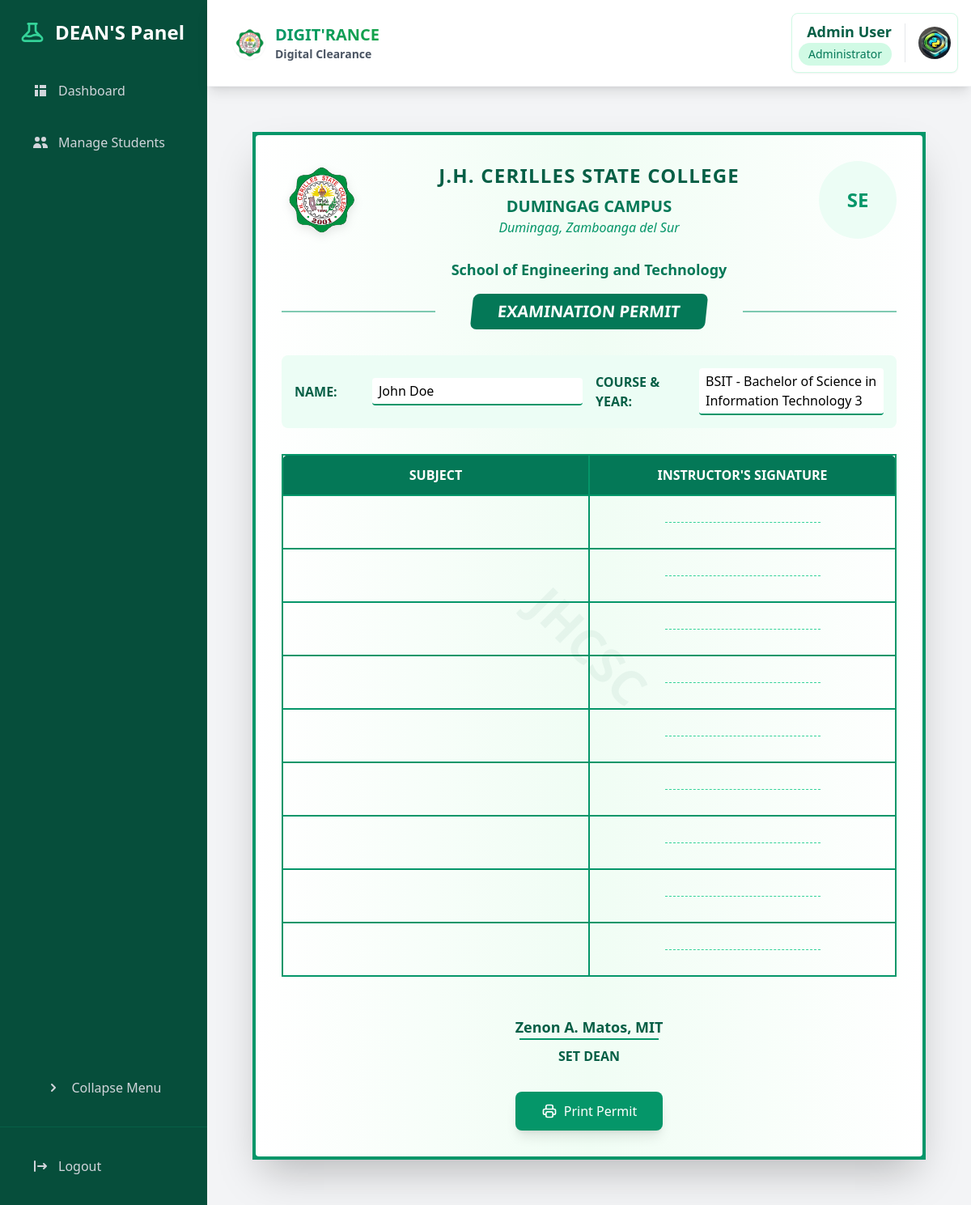
The page /program-chair/print-permit/1/ (signed in) on the database as committed earlier.
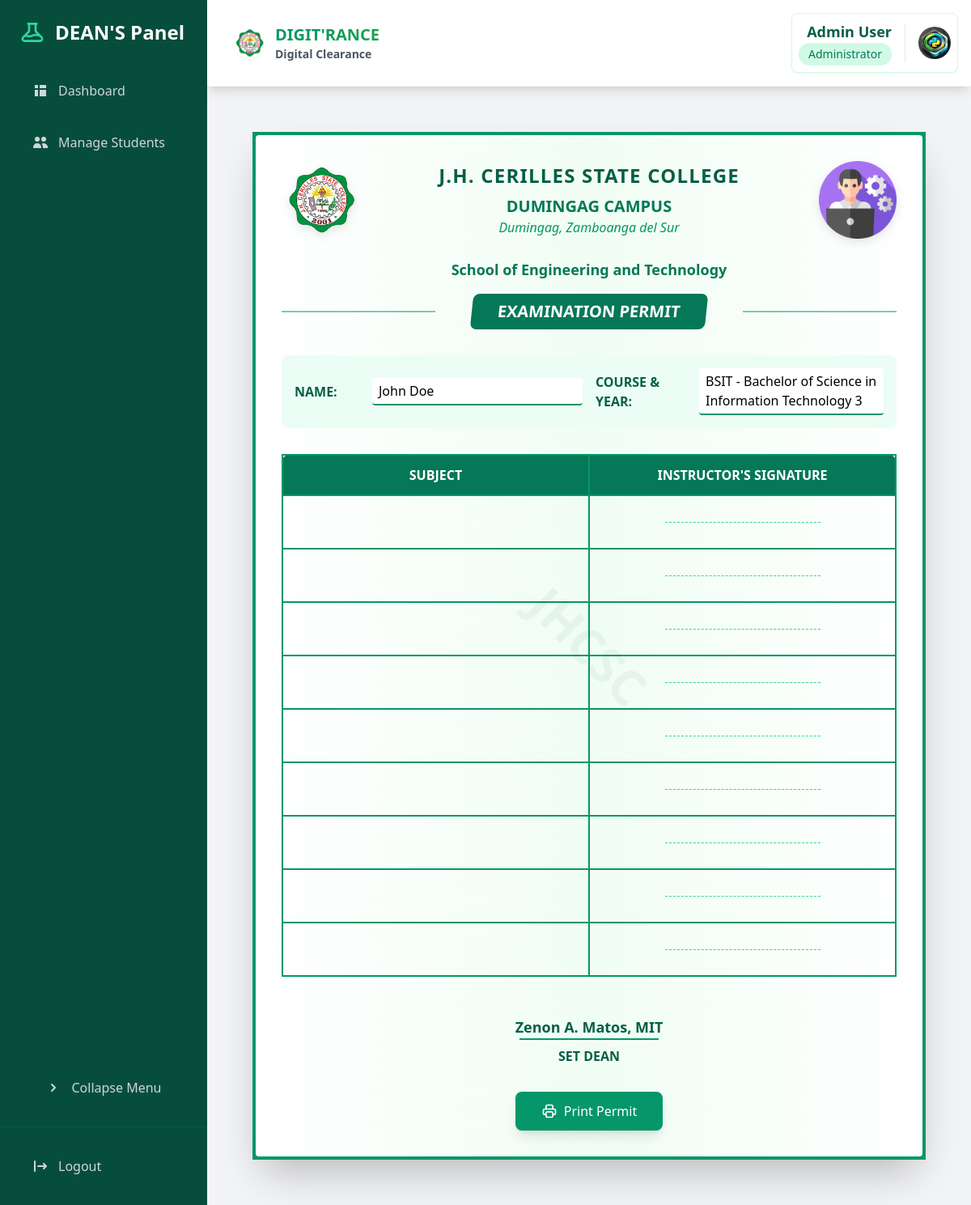
The same page on the database as committed later.
### core/models.py (models this page shows, shortened)
class Student(models.Model):
    student_id = models.CharField(max_length=20, unique=True)
    user = models.OneToOneField(User, on_delete=models.CASCADE)
    course = models.ForeignKey(Course, on_delete=models.PROTECT)
    year_level = models.IntegerField()
    is_boarder = models.BooleanField(default=False)
    created_at = models.DateTimeField(auto_now_add=True)
    program_chair = models.ForeignKey(ProgramChair, on_delete=models.SET_NULL, null=True, blank=True, related_name="students")
    dormitory_owner = models.ForeignKey(Staff, on_delete=models.SET_NULL, null=True, blank=True, related_name="students_dorm", limit_choices_to={'is_dormitory_owner': True})
    is_approved = models.BooleanField(default=False)
    approval_date = models.DateTimeField(null=True, blank=True)
    approval_admin = models.ForeignKey(User, on_delete=models.SET_NULL, null=True, blank=True, related_name='approved_students')
    profile_picture = models.ImageField(
        upload_to='student_profiles/',
        null=True,
        blank=True
    )
    @property
    def full_name(self):
        return self.user.get_full_name()

class ProgramChair(models.Model):
    user = models.OneToOneField(User, on_delete=models.CASCADE)
    dean = models.ForeignKey(Dean, on_delete=models.SET_NULL, null=True, blank=True)
    profile_picture = models.ImageField(
        upload_to='program_chair_profiles/',
        null=True,
        blank=True
    )

class Dean(models.Model):
    name = models.CharField(max_length=100, unique=True)
    logo = models.ImageField(upload_to='dean_logos/', blank=True, null=True)
    description = models.TextField(blank=True, null=True)
    created_at = models.DateTimeField(auto_now_add=True)

class Course(models.Model):
    code = models.CharField(max_length=10, unique=True)  # e.g., BSIT, BPED
    name = models.CharField(max_length=100)  # e.g., Bachelor of Science in Information Technology
    dean = models.ForeignKey(Dean, on_delete=models.CASCADE, related_name='courses')
    is_active = models.BooleanField(default=True)  # To mark if course is currently offered
    created_at = models.DateTimeField(auto_now_add=True)
    updated_at = models.DateTimeField(auto_now=True)
    class Meta:
        ordering = ['code']
    def __str__(self):
        return f"{self.code} - {self.name}"

### core/views.py (the view)
# urls.py: path('program-chair/print-permit/<int:student_id>/', views.print_permit, name='print_permit'),
@login_required
def print_permit(request, student_id):
    student = get_object_or_404(Student, id=student_id)
    context = {
        'student': student,
        'logo_url': 'images/logo.png',  # Adjust path as needed
    }
    return render(request, 'core/print_permit.html', context)

### core/models.py (called while the page is built)
    def get_profile_picture_url(self):
        if self.profile_picture and hasattr(self.profile_picture, 'url'):
            return self.profile_picture.url
        return static('img/default-profile.png')

### templates/core/print_permit.html (shortened to what the changed rows need)
{% extends "base.html" %}
{% load static %}
{% block sidebar %}
{% include "components/program_chair_sidenav.html" %}
{% endblock %}
{% block content %}
<div id="print-section" class="max-w-4xl mx-auto p-8">
    <div class="border-4 border-emerald-600 p-8 bg-white shadow-2xl relative" style="background: linear-gradient(to right, #ffffff, #f0fdf4, #ffffff);">
        <div class="absolute top-0 right-0 w-20 h-20 border-r-4 border-t-4 border-emerald-600 -m-1 rounded-tr-lg"></div>
        <div class="absolute bottom-0 left-0 w-20 h-20 border-l-4 border-b-4 border-emerald-600 -m-1 rounded-bl-lg"></div>
        <div class="absolute bottom-0 right-0 w-20 h-20 border-r-4 border-b-4 border-emerald-600 -m-1 rounded-br-lg"></div>
        <div class="text-center mb-8 relative">
            <div class="flex justify-between items-center mb-6">
                <div class="flex-1 px-4">
                    <h1 class="text-2xl font-bold text-emerald-800 tracking-wider">J.H. CERILLES STATE COLLEGE</h1>
                    <h2 class="text-xl font-semibold text-emerald-700 mt-2">DUMINGAG CAMPUS</h2>
                </div>
                <div class="w-24 h-24">
                    {% if student.program_chair.dean.logo %}
                        <img src="{{ student.program_chair.dean.logo.url }}"
                             alt="{{ student.program_chair.dean.name }} Logo"
                             class="w-full h-full object-contain transform hover:scale-105 transition-transform duration-300"
                             style="filter: drop-shadow(0 4px 6px rgba(0, 0, 0, 0.1));">
                    {% else %}
                        <div class="w-full h-full flex items-center justify-center bg-emerald-50 rounded-full">
                            <span class="text-2xl font-bold text-emerald-600">
                                {{ student.program_chair.dean.name|slice:":2"|upper }}
                            </span>
                        </div>
                    {% endif %}
                </div>
            </div>
            <div class="mt-6">
            </div>
        </div>
        <div class="mb-8 space-y-4 bg-emerald-50 p-4 rounded-lg">
            <div class="grid grid-cols-2 gap-4">
                <div class="flex items-center">
                    <span class="font-bold text-emerald-800 w-24">NAME:</span>
                    <span class="flex-1 border-b-2 border-emerald-600 px-2 py-1 bg-white rounded">{{ student.full_name }}</span>
                </div>
                <div class="flex items-center">
                    <span class="font-bold text-emerald-800 w-32">COURSE & YEAR:</span>
                    <span class="flex-1 border-b-2 border-emerald-600 px-2 py-1 bg-white rounded">{{ student.course }} {{ student.year_level }}</span>
                </div>
            </div>
        </div>
        <div class="mt-8">
            <table class="w-full border-collapse">
                <thead>
                    <tr class="bg-emerald-700 text-white">
                        <th class="border-2 border-emerald-600 p-3 w-1/2 rounded-tl-lg">SUBJECT</th>
                        <th class="border-2 border-emerald-600 p-3 w-1/2 rounded-tr-lg">INSTRUCTOR'S SIGNATURE</th>
                    </tr>
                </thead>
            </table>
        </div>
        <div class="mt-12 text-center">
            <p class="text-lg font-bold text-emerald-800">
                {{ student.program_chair.user.get_full_name }}
            </p>
            <div class="border-t-2 border-emerald-600 pt-2 inline-block px-12">
                <p class="font-semibold text-emerald-800">SET DEAN</p>
            </div>
        </div>
        <div class="absolute inset-0 flex items-center justify-center opacity-5 pointer-events-none">
            <span class="text-6xl font-bold text-emerald-800 rotate-45">JHCSC</span>
        </div>
        <div class="mt-8 text-center print:hidden">
            <button onclick="window.print()"
                    class="bg-emerald-600 text-white px-8 py-3 rounded-lg hover:bg-emerald-700 transition-colors duration-200 shadow-lg">
            </button>
        </div>
    </div>
</div>
{% endblock %}

Rows that differ between the two databases and show on the page:
changed through a linked row, Student "Zenon A. Matos, MIT": program_chair.dean.logo: picture added; program_chair.dean.name "SE" → (not shown)
